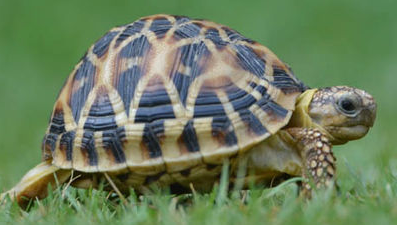
%> input picture Reference Code/blur_detection/feature/tortoise-clean.tif, 397 x 225 px
$ octave test_features.m   (GNU Octave 9; MATLAB toolbox functions it lacks are replaced by stand-ins)
%> lines starting %> are read from the running program, lines starting %| are printed output that depends on the picture
clc; clear;
debug = 0;

pathClean = 'tortoise-clean.tif';
pathBlured = 'tortoise-blured.tif';

imgClean = rgb2gray(im2double(imread(pathClean)));
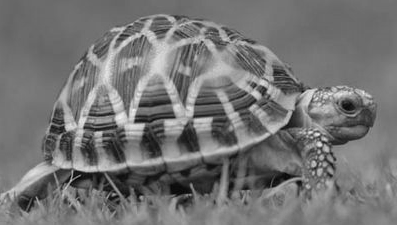
%> imgClean: size 225x397 double; min 0.00821, max 0.96, mean 0.458
imgBlured = rgb2gray(im2double(imread(pathBlured)));
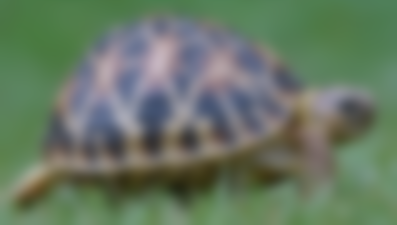
%> input picture Reference Code/blur_detection/feature/tortoise-blured.tif, 397 x 225 px
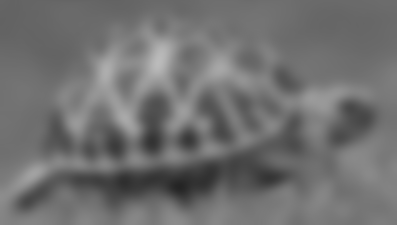
%> imgBlured: size 225x397 double; min 0.142, max 0.733, mean 0.44

% [12 lines of commented-out code are left out]
